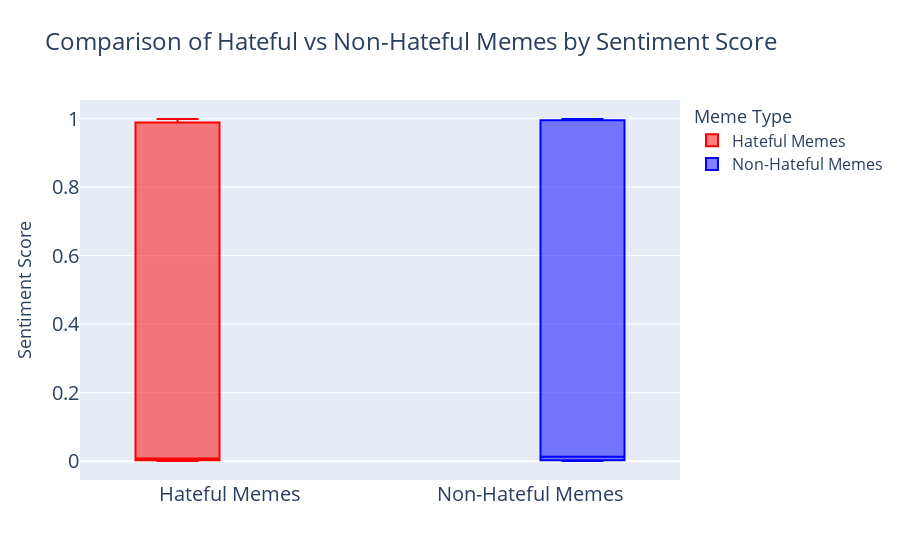

Write notebook code for a chart like this one.
### Code cell
# plot_num_difference(df, 'count', 'Emotion Words Count')
# plot_num_difference(df, 'sentiment_score', 'Sentiment Score')

### Figure 1 — Plotly figure (JSON) as saved in the notebook; plotly's stock layout.template omitted (floating-point values rounded to 4 significant figures; data arrays with more than 128 entries replaced by an {"elided": "..."} marker saying what was removed)
{"data": [{"marker": {"color": "red"}, "name": "Hateful Memes", "type": "box", "y": {"elided": "4706 float values"}}, {"marker": {"color": "blue"}, "name": "Non-Hateful Memes", "type": "box", "y": {"elided": "7834 float values"}}], "layout": {"boxgap": 0.3, "boxgroupgap": 0.2, "boxmode": "group", "legend": {"font": {"size": 16}, "title": {"font": {"size": 18}, "text": "Meme Type"}}, "title": {"font": {"size": 24}, "text": "Comparison of Hateful vs Non-Hateful Memes by Sentiment Score"}, "xaxis": {"tickfont": {"size": 20}, "title": {"font": {"size": 18}, "text": ""}}, "yaxis": {"tickfont": {"size": 20}, "title": {"font": {"size": 18}, "text": "Sentiment Score"}}}}
